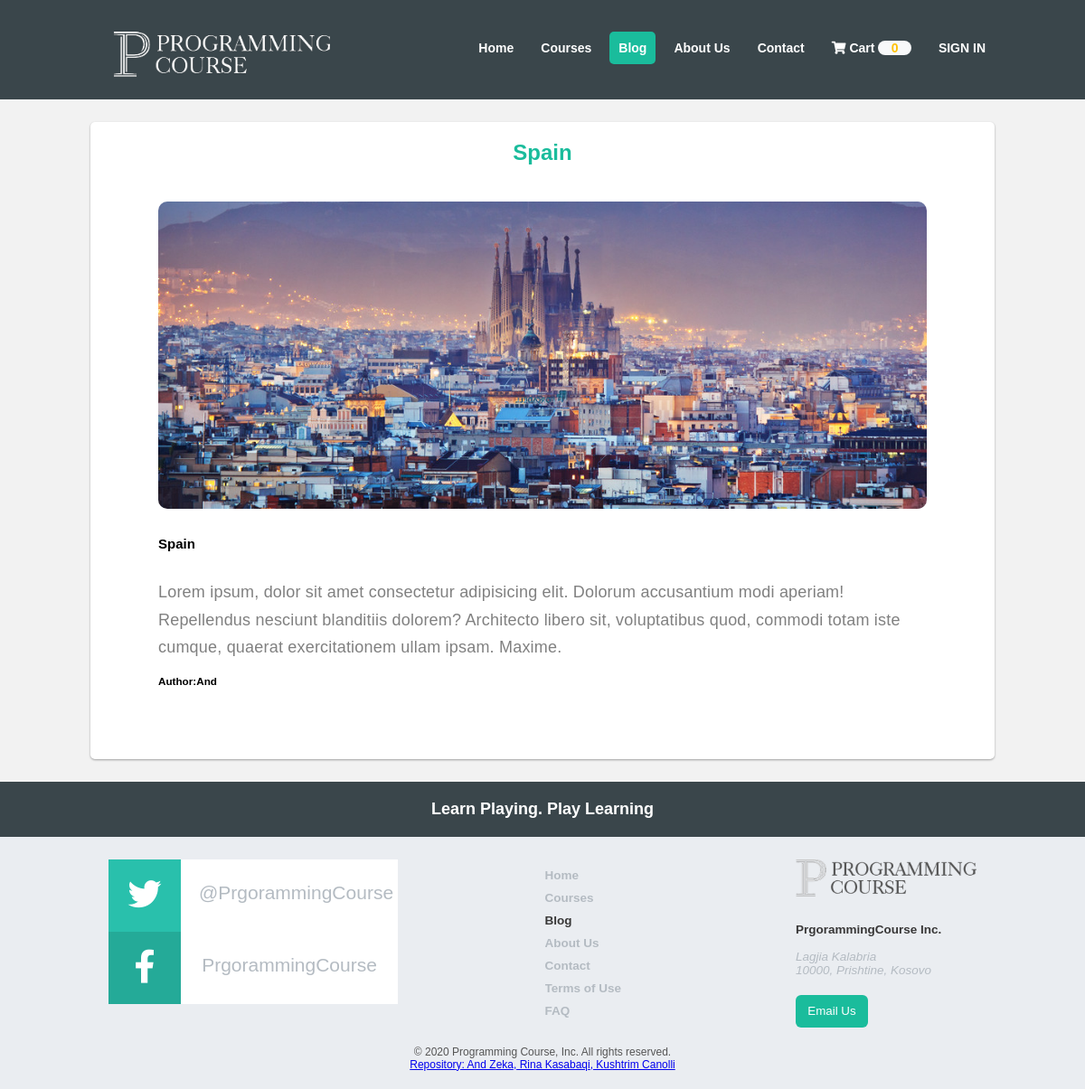
Screenshot of /blog.php with the database file from the repository.
### tables this page shows
CREATE TABLE `blogs` (
  `ID` int(11) NOT NULL,
  `Name` varchar(100) NOT NULL,
  `Description` longtext NOT NULL,
  `Image` varchar(100) NOT NULL,
  `User_id` int(11) NOT NULL,
  `Titulli2` longtext NOT NULL
);

CREATE TABLE `user` (
  `ID` int(11) NOT NULL,
  `Name` varchar(50) NOT NULL,
  `Email` varchar(50) NOT NULL,
  `Password` varchar(255) NOT NULL,
  `isAdmin` tinyint(1) NOT NULL DEFAULT 1
);

### blog.php (the view, shortened to what this page needs)
<?php
$obj = new Connection();
$connection = $obj->getConnection();
$sql = "Select * from blogs;";
$result = mysqli_query($connection, $sql);
?>
<!DOCTYPE html>
<html lang="en">
<head>
    <link rel="stylesheet" href="css/blog.css">
    <link rel="stylesheet" href="https://cdnjs.cloudflare.com/ajax/libs/font-awesome/5.13.0/css/all.min.css" />
</head>
<body class="">
    <div id="header">
        <div class="header wrapper">
            <div class="logo">
                <a href="home.html">
                    <img src="imgs/pgcourse.png" alt="">
                </a>
            </div>
            <div class="navigation-menu">
                <ul class="Dynamic Contact">
                    <li id="HomeNav">
                        <a href="index.php">Home</a>
                    </li>
                    <li id="CoursesNav">
                        <a href="courses.php">Courses</a>
                    </li>
                    <li id="BlogNav">
                        <a href="blog.php">Blog</a>
                    </li>
                    <li id="AboutNav">
                        <a href="about.php">About Us</a>
                    </li>
                    <li id="ContactNav">
                        <a href="contact.php">Contact</a>
                    </li>
                    <li id="CartNav">
                        <a href="cart.php"><i class="fas fa-shopping-cart"></i> Cart
                        <?php
                        if (isset($_SESSION['cart'])){
                            $count = count($_SESSION['cart']);
                            echo "<span id=\"cart_count\" class=\"text light\">$count</span>";
                        }else{
                            echo "<span id=\"cart_count\" class=\"text light\">0</span>";
                        }
                        ?>
                        </a>
                    </li>
                    <?php
                        if(isset($_SESSION['user'])){
                            $user = $_SESSION['user'];
                            echo "
                            <li id=\"signin\">
                                <a href=\"nav_2.php\">$user</a>
                            </li>
                            ";
                        }else{
                            echo "
                            <li id=\"signin\">
                                <a href=\"login.php\">SIGN IN</a>
                            </li>
                            ";
                        }
                    ?>
                </ul>
            </div>
        </div>
    </div>
<div class="wrapper extraLayout">
   <?php
    while($row=mysqli_fetch_array($result))
     {
        $sql2 = "Select name from user where id = '".$row['User_id']."'";
        $result1 = mysqli_query($connection, $sql2);
        $result2 = mysqli_fetch_array($result1);
    echo"<div class='dynamicPageInfo block'>
        <h1><strong>".$row['Name']."</strong></h1>
        <div class='row belief'>
            <div class='illustration'>
                <img src='".$row['Image']."' alt=''>
            </div>
            <div class=' description'>
                <div><h2><strong>".$row['Titulli2']."</strong></h2></div>
                <div><p>".$row['Description']."</p></div>
                <h3> Author:".$result2[0]."</h3>
            </div>
        </div>
    </div>";
    }
    ?>
</div>
<div id="footer" data-name="contacts">
    <div class="footerTitle">
        <p>Learn Playing. Play Learning</p>
    </div>
    <div class="footerContent wrapper">
        <div class="socialCounts">
            <a class="footerSocial" href="https://twitter.com" target="_blank">
                <div class="footerTwitter">
                    <i class="fab fa-twitter"></i>
                </div>
                <span>@PrgorammingCourse</span>
            </a>
            <a class="footerSocial" href="http://www.facebook.com" target="_blank">
                <div class="footerFacebook">
                    <i class="fab fa-facebook-f"></i>
                </div>
                <span>PrgorammingCourse</span>
            </a>
        </div>
        <div class="about">
            <div class="logoFooter">
                <img src="imgs/logo.png" alt="">
            </div>
            <div>
                <p>PrgorammingCourse Inc.</p>
                <address>
<br />Lagjia Kalabria
<br />10000, Prishtine, Kosovo</address>
            </div>
            <button>Email Us</button>
        </div>
        <div class="footerMenu Home">
            <ul>
                <li>
                    <a href="index.php" id="footerHome">Home</a>
                </li>
                <li>
                    <a href="courses.php" id="footerCourses">Courses</a>
                </li>
                <li>
                    <a href="blog.php" id=footerBlog>Blog</a>
                </li>
                <li>
                    <a href="about.php" id="footerAbout">About Us</a>
                </li>
                <li>
                    <a href="contact.php" id="footerContacts">Contact</a>
                </li>
                <li>
                    <a href="#" id="footerPrivacy-Policy">Terms of Use</a>
                </li>
                <li>
                    <a href="#" id="faq">FAQ</a>
                </li>
            </ul>
        </div>
    </div>
    <div class="copyright">
        © 2020 Programming Course, Inc. All rights reserved.<br><a href=" https://github.com/AndZeka/ProjektiWebEng">Repository: And Zeka, Rina Kasabaqi, Kushtrim Canolli</a>
    </div>
</body>
</html>

### css/blog.css (style rules this page uses)
* { padding: 0; margin: 0; }
body { position: relative; font-size: 10px; background-color: #f2f2f2; font-family: sans-serif; }
#header { width: 100%; overflow: hidden; background-color: #3a464b; }
.header { margin-top: 20px; margin-bottom: 20px; }
.wrapper { margin: 25px auto; width: 1000px; position: relative; }
.logo { float: left; overflow: hidden; }
.logo a { display: block; height: 60px; margin-bottom: -10px; margin-left: 25px; margin-right: 10px; margin-top: 10px; width: 230px; }
a { outline: none; }
.logo a img { height: 50px; }
.navigation-menu { float: right; overflow: hidden; margin-top: 10px; font-size: 10px; }
.navigation-menu ul { list-style: none; overflow: hidden; }
.navigation-menu ul li { float: left; margin-left: 10px; overflow: hidden; cursor: pointer; }
#BlogNav { background-color: #1abc9c; border-radius: 5px; }
.wrapper:after { content: ""; display: table; clear: both; }
.navigation-menu ul li a { text-decoration: none; font-weight: bold; font-size: 1.4em; color: #fff; padding: 10px; display: inline-block; white-space: nowrap; }
#CartNav { font-weight: bold; color: #fff; }
#cart_count { text-align: center; padding: 0 0.9rem 0rem 0.9rem; border-radius: 3rem; }
.light { background-color: #f8f9fa!important; }
.text { color: #ffc107!important; }
.block { background-color: #fff; padding: 20px; border-radius: 5px; box-shadow: 0 1px 3px rgba(0,0,0,.12), 0 1px 2px rgba(0,0,0,.24); }
h1 { font-size: 2.4em; color: #000; }
.dynamicPageInfo p { color: #b4bbc2; font-size: 1.4em; line-height: 1.7; margin-bottom: 15px; margin-top: 15px; color: #3a464b; }
.dynamicPageInfo h1 { color: #1abc9c; }
.dynamicPageInfo h1 { text-align: center; }
.belief { padding-bottom: 60px; padding-top: 30px; }
.illustration { justify-content: center; display: flex; padding: 0 30px ; padding-top: 10px; }
.illustration img { width: 850px; border-radius: 10px; }
.description { padding: 0 55px; padding-top: 30px; }
.description h2 { padding-bottom: 1em; }
.description p { color: rgba(74,74,74,0.7); font-size: 1.125rem; letter-spacing: 0.2px; max-width: 850px; }
#footer { width: 100%; background-color: #eaedf1; overflow: hidden; }
.footerTitle { width: 100%; background-color: #3a464b; overflow: hidden; }
.footerTitle p { text-align: center; color: #fff; font-weight: bold; font-size: 1.8em; padding: 20px; }
#footer .footerContent { margin-bottom: 0; }
.socialCounts { float: left; overflow: hidden; margin-left: 20px; }
.footerSocial { overflow: hidden; background-color: #fff; display: block; text-decoration: none; text-align: center; width: 320px; }
.fab { font-size: 37px; padding-top: 20px; }
.footerTwitter { background-color: #29c0ac; color: white; }
.footerFacebook, .footerGooglePlus, .footerTwitter { float: left; overflow: hidden; width: 80px; height: 80px; }
.footerSocial span { color: #b4bbc2; display: inline-block; font-weight: 500; font-size: 2.1em; margin-top: 25px; text-align: center; width: 200px; }
.footerFacebook { background-color: #24aa98; color: white; }
#footer .about { float: right; overflow: hidden; margin-right: 20px; }
#footer .about div { margin-bottom: 15px; }
.logoFooter { background-position: -12px -8px; width: 200px; height: 55px; }
.logoFooter img { width: 200px; }
#footer .about p { font-weight: bold; color: #383737; font-size: 1.35em; }
#footer .about address { font-weight: 500; color: #b4bbc2; font-size: 1.35em; }
#footer .about button { color: #fff; display: block; border: none; text-decoration: none; width: 80px; height: 36px; border-radius: 6px; background-color: #1abc9c; cursor: pointer; margin-top: 20px; }
button, input, textarea { font-family: sans-serif; }
.footerMenu { margin-left: auto; margin-right: auto; overflow: hidden; width: 115px; }
.footerMenu.Home #footerBlog { color: #383737; }
.footerMenu ul { list-style: none; }
.footerMenu ul li { margin-top: 10px; }
.footerMenu ul li a { font-weight: bold; color: #b4bbc2; font-size: 1.35em; text-decoration: none; }
#footer .copyright { text-align: center; color: #555; font-size: 12px; padding: 20px 0; }

### rows the page displays
blogs: Name "Spain", Image (picture), Titulli2 "Spain", Description "Lorem ipsum, dolor sit amet consectetur adipisicing elit. Dolorum accusantium modi aperiam! Repellendus nesciunt blanditiis dolorem? Architecto libero sit, voluptatibus quod, commodi totam iste cumque, quaerat exercitationem ullam ipsam. Maxime.", User.Name "And"
